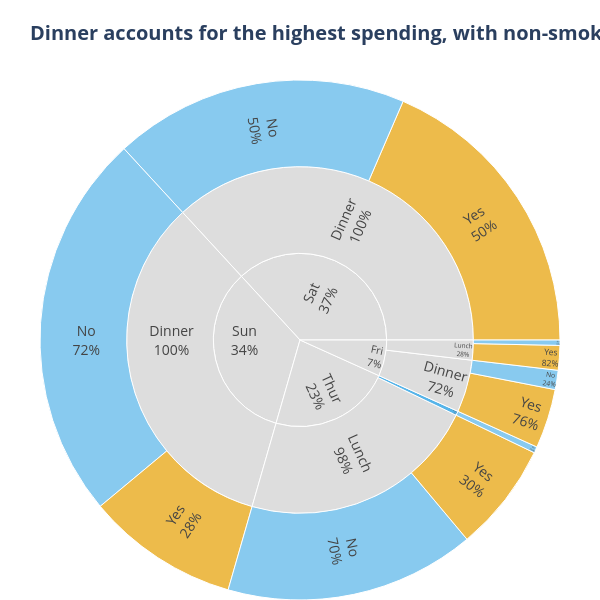

The code cell stored with this chart in its notebook:
### Markdown cell above
## Task 2 — Sunburst: tipping behaviour by day and meal time

**What to build:** A sunburst chart using the built-in `tips` dataset showing how **total bill amount** is distributed across day → time → smoker status.

**Requirements:**
- Load tips with `px.data.tips()`
- Aggregate **total bill** (sum of `total_bill`) per group — not count
- Hierarchy: `path=['day', 'time', 'smoker']`
- Colour encodes smoker status with a CVD-safe blue/orange palette
- Grey out parent nodes (day and time level)
- Use `percent parent` for text labels
- Insight title describing where the most spending happens

> 💡 `tips.groupby(['day', 'time', 'smoker'])['total_bill'].sum().reset_index()`

### Code cell
import plotly.express as px

# 1. Load and Aggregate Data
tips = px.data.tips()
tips_agg = tips.groupby(['day', 'time', 'smoker'])['total_bill'].sum().reset_index()

# 2. Define CVD-safe Palette
smoker_colors = {
    'Yes': '#E69F00', # Orange
    'No': '#56B4E9'   # Sky Blue
}

# 3. Create Sunburst with LARGER dimensions
fig2 = px.sunburst(
    tips_agg,
    path=['day', 'time', 'smoker'],
    values='total_bill',
    color='smoker',
    color_discrete_map=smoker_colors,
    title='<b>Dinner accounts for the highest spending, with non-smokers leading on weekends</b>',
    # INCREASE THESE VALUES TO ZOOM IN
    height=600, 
    width=600  
)

# 4. Grey out parent nodes (Day and Time)
fig2.data[0].marker.colors = [
    c if c in smoker_colors.values() else '#DDDDDD' 
    for c in fig2.data[0].marker.colors
]

# 5. Labeling and Layout adjustments for size
fig2.update_traces(
    textinfo='label+percent parent',
    hovertemplate='<b>%{label}</b><br>Total Bill: $%{value}<br>% of Parent: %{percentParent:.1%}',
    # Ensuring text fits well in a larger chart
    insidetextorientation='radial' 
)

fig2.update_layout(
    # Reduce margins to use all available space
    margin=dict(t=80, l=0, r=0, b=0),
    font=dict(size=14) # Slightly larger font for the bigger chart
)

fig2.show()

### Figure 1 — Plotly figure (JSON) as saved in the notebook; plotly's stock layout.template omitted (floating-point values rounded to 4 significant figures)
{"data": [{"branchvalues": "total", "customdata": [["(?)"], ["(?)"], ["(?)"], ["(?)"], ["(?)"], ["(?)"], ["(?)"], ["(?)"], ["(?)"], ["No"], ["No"], ["No"], ["No"], ["No"], ["No"], ["No"], ["Yes"], ["Yes"], ["Yes"], ["Yes"], ["Yes"]], "domain": {"x": [0, 1], "y": [0, 1]}, "hovertemplate": "<b>%{label}</b><br>Total Bill: $%{value}<br>% of Parent: %{percentParent:.1%}", "ids": ["Thur", "Sat", "Fri", "Thur/Lunch", "Sun/Dinner", "Sat/Dinner", "Fri/Lunch", "Fri/Dinner", "Sun", "Thur/Dinner", "Fri/Dinner/No", "Thur/Dinner/No", "Sun/Dinner/No", "Sat/Dinner/No", "Fri/Lunch/No", "Thur/Lunch/No", "Sun/Dinner/Yes", "Sat/Dinner/Yes", "Fri/Lunch/Yes", "Fri/Dinner/Yes", "Thur/Lunch/Yes"], "insidetextorientation": "radial", "labels": ["Thur", "Sat", "Fri", "Lunch", "Dinner", "Dinner", "Lunch", "Dinner", "Sun", "Dinner", "No", "No", "No", "No", "No", "No", "Yes", "Yes", "Yes", "Yes", "Yes"], "marker": {"colors": ["#DDDDDD", "#DDDDDD", "#DDDDDD", "#DDDDDD", "#DDDDDD", "#DDDDDD", "#DDDDDD", "#DDDDDD", "#DDDDDD", "#56B4E9", "#56B4E9", "#56B4E9", "#56B4E9", "#56B4E9", "#56B4E9", "#56B4E9", "#E69F00", "#E69F00", "#E69F00", "#E69F00", "#E69F00"]}, "name": "", "parents": ["", "", "", "Thur", "Sun", "Sat", "Fri", "Fri", "", "Thur", "Fri/Dinner", "Thur/Dinner", "Sun/Dinner", "Sat/Dinner", "Fri/Lunch", "Thur/Lunch", "Sun/Dinner", "Sat/Dinner", "Fri/Lunch", "Fri/Dinner", "Thur/Lunch"], "textinfo": "label+percent parent", "type": "sunburst", "values": [1096.0, 1778.0, 325.9, 1078.0, 1627.0, 1778.0, 89.92, 236.0, 1627.0, 18.78, 57.7, 18.78, 1169.0, 884.8, 15.98, 751.3, 458.3, 893.6, 73.94, 178.3, 326.2]}], "layout": {"font": {"size": 14}, "height": 600, "legend": {"tracegroupgap": 0}, "margin": {"b": 0, "l": 0, "r": 0, "t": 80}, "title": {"text": "<b>Dinner accounts for the highest spending, with non-smokers leading on weekends</b>"}, "width": 600}}
